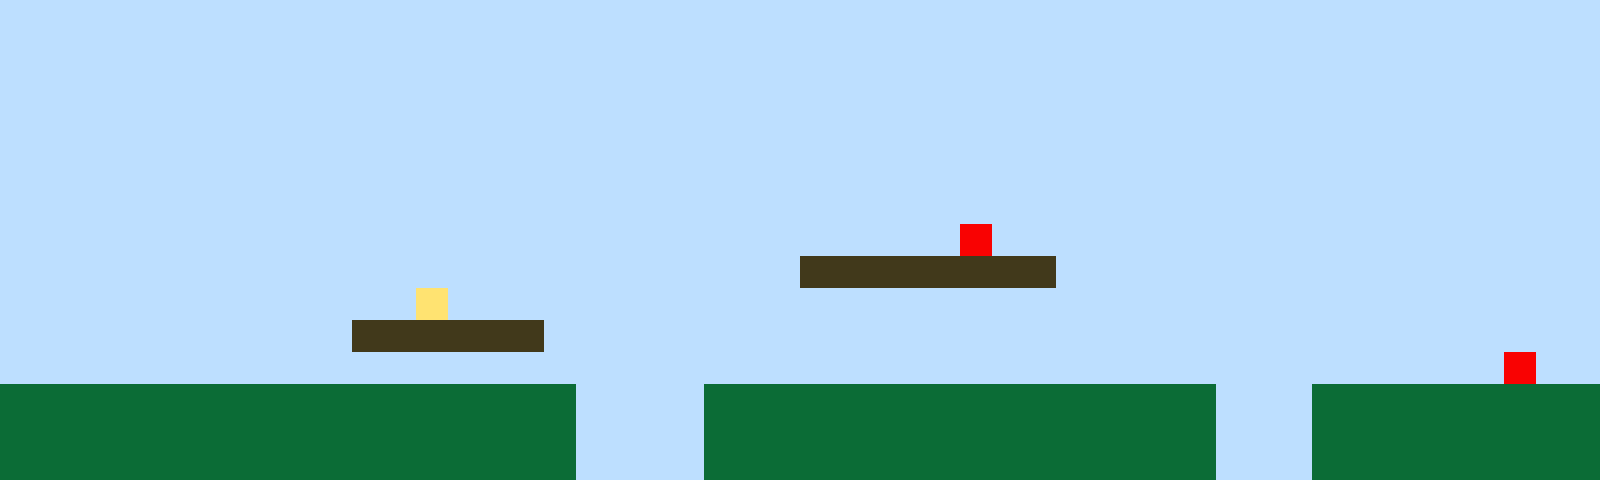

This game map was drawn from its Tiled (.tmx) file and the tilesets committed beside it. A one-line description and the full map source follow:
An orthogonal 50x15 tile map with 32x32 px tiles, 1 tile layer (Tile Layer 1).

<map version="1.10" tiledversion="1.11.2" orientation="orthogonal" renderorder="right-up" width="50" height="15" tilewidth="32" tileheight="32" infinite="0" nextlayerid="2" nextobjectid="1"><editorsettings><export target="map1.csv" format="csv" /></editorsettings><tileset firstgid="1" name="sprites" tilewidth="32" tileheight="32" tilecount="6" columns="3"><image source="sprites.png" width="96" height="64" /></tileset><layer id="1" name="Tile Layer 1" width="50" height="15"><data encoding="csv">1,1,1,1,1,1,1,1,1,1,1,1,1,1,1,1,1,1,1,1,1,1,1,1,1,1,1,1,1,1,1,1,1,1,1,1,1,1,1,1,1,1,1,1,1,1,1,1,1,1,1,1,1,1,1,1,1,1,1,1,1,1,1,1,1,1,1,1,1,1,1,1,1,1,1,1,1,1,1,1,1,1,1,1,1,1,1,1,1,1,1,1,1,1,1,1,1,1,1,1,1,1,1,1,1,1,1,1,1,1,1,1,1,1,1,1,1,1,1,1,1,1,1,1,1,1,1,1,1,1,1,1,1,1,1,1,1,1,1,1,1,1,1,1,1,1,1,1,1,1,1,1,1,1,1,1,1,1,1,1,1,1,1,1,1,1,1,1,1,1,1,1,1,1,1,1,1,1,1,1,1,1,1,1,1,1,1,1,1,1,1,1,1,1,1,1,1,1,1,1,1,1,1,1,1,1,1,1,1,1,1,1,1,1,1,1,1,1,1,1,1,1,1,1,1,1,1,1,1,1,1,1,1,1,1,1,1,1,1,1,1,1,1,1,1,1,1,1,1,1,1,1,1,1,1,1,1,1,1,1,1,1,1,1,1,1,1,1,1,1,1,1,1,1,1,1,1,1,1,1,1,1,1,1,1,1,1,1,1,1,1,1,1,1,1,1,1,1,1,1,1,1,1,1,1,1,1,1,1,1,1,1,1,1,1,1,1,1,1,1,1,1,1,1,1,1,1,1,1,1,1,1,1,1,1,1,1,1,1,1,1,1,1,1,1,1,1,1,1,1,1,1,1,1,1,1,1,1,1,1,1,1,1,1,1,1,1,1,1,1,1,1,1,1,1,1,1,1,1,1,5,1,1,1,1,1,1,1,1,1,1,1,1,1,1,1,1,1,1,1,1,1,1,1,1,1,1,1,1,1,1,1,1,1,1,1,1,1,1,1,1,1,1,1,1,3,3,3,3,3,3,3,3,1,1,1,1,1,1,1,1,1,1,1,1,1,1,1,1,1,1,1,1,1,1,1,1,1,1,1,1,1,1,4,1,1,1,1,1,1,1,1,1,1,1,1,1,1,1,1,1,1,1,1,1,1,1,1,1,1,1,1,1,1,1,1,1,1,1,1,1,1,1,1,1,1,1,1,1,1,1,3,3,3,3,3,3,1,1,1,1,1,1,1,1,1,1,1,1,1,1,1,1,1,1,1,1,1,1,1,1,1,1,1,1,1,1,1,1,1,1,1,1,1,1,1,1,1,1,1,1,1,1,1,1,1,1,1,1,1,1,1,1,1,1,1,1,1,1,1,1,1,1,1,1,1,1,1,1,1,1,1,1,1,1,1,1,5,1,1,2,2,2,2,2,2,2,2,2,2,2,2,2,2,2,2,2,2,1,1,1,1,2,2,2,2,2,2,2,2,2,2,2,2,2,2,2,2,1,1,1,2,2,2,2,2,2,2,2,2,2,2,2,2,2,2,2,2,2,2,2,2,2,2,2,2,2,2,1,1,1,1,2,2,2,2,2,2,2,2,2,2,2,2,2,2,2,2,1,1,1,2,2,2,2,2,2,2,2,2,2,2,2,2,2,2,2,2,2,2,2,2,2,2,2,2,2,2,1,1,1,1,2,2,2,2,2,2,2,2,2,2,2,2,2,2,2,2,1,1,1,2,2,2,2,2,2,2,2,2</data></layer></map>
